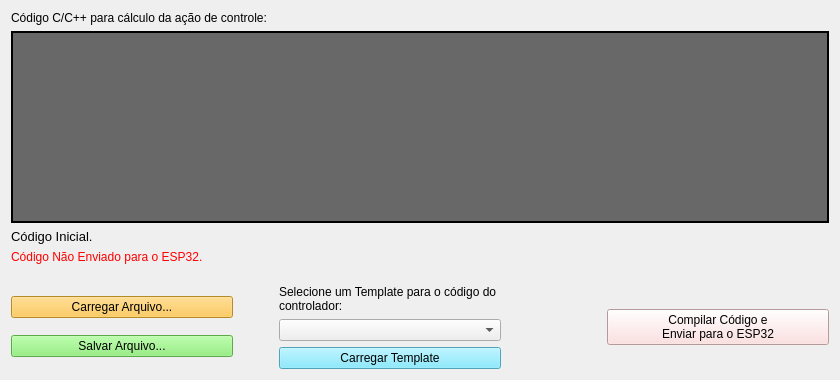
          <widget class="QWidget" name="tab_generic_controller">
           <attribute name="title">
            <string>Genérico</string>
           </attribute>
           <attribute name="toolTip">
            <string>Entre o código de um controlador genérico.</string>
           </attribute>
           <layout class="QVBoxLayout" name="verticalLayout_14">
            <item>
             <layout class="QVBoxLayout" name="verticalLayout_13">
              <item>
               <widget class="QLabel" name="label_3">
                <property name="text">
                 <string>Código C/C++ para cálculo da ação de controle:</string>
                </property>
               </widget>
              </item>
              <item>
               <widget class="QPlainTextEdit" name="plainTextEdit_ctrl_code">
                <property name="font">
                 <font>
                  <family>Ubuntu</family>
                  <pointsize>14</pointsize>
                  <italic>false</italic>
                  <kerning>true</kerning>
                  <fontweight>Medium</fontweight>
                 </font>
                </property>
                <property name="cursor" stdset="0">
                 <cursorShape>PointingHandCursor</cursorShape>
                </property>
                <property name="styleSheet">
                 <string notr="true">font: 500 14pt &quot;Ubuntu&quot;;
background-color: rgb(104, 104, 104);</string>
                </property>
                <property name="frameShape">
                 <enum>QFrame::Shape::WinPanel</enum>
                </property>
                <property name="frameShadow">
                 <enum>QFrame::Shadow::Plain</enum>
                </property>
                <property name="lineWidth">
                 <number>1</number>
                </property>
                <property name="midLineWidth">
                 <number>0</number>
                </property>
                <property name="plainText">
                 <string notr="true"/>
                </property>
               </widget>
              </item>
              <item>
               <widget class="QLabel" name="label_ctrl_code_file_status">
                <property name="font">
                 <font>
                  <family>Ubuntu</family>
                  <pointsize>10</pointsize>
                  <italic>false</italic>
                  <bold>false</bold>
                 </font>
                </property>
                <property name="text">
                 <string>Código Inicial.</string>
                </property>
                <property name="wordWrap">
                 <bool>false</bool>
                </property>
               </widget>
              </item>
              <item>
               <widget class="QLabel" name="label_ctrl_code_ESP32_status">
                <property name="styleSheet">
                 <string notr="true">color: rgb(255, 0, 0);</string>
                </property>
                <property name="text">
                 <string>Código Não Enviado para o ESP32.</string>
                </property>
               </widget>
              </item>
              <item>
               <spacer name="verticalSpacer">
                <property name="orientation">
                 <enum>Qt::Orientation::Vertical</enum>
                </property>
                <property name="sizeType">
                 <enum>QSizePolicy::Policy::Minimum</enum>
                </property>
                <property name="sizeHint" stdset="0">
                 <size>
                  <width>818</width>
                  <height>15</height>
                 </size>
                </property>
               </spacer>
              </item>
              <item>
               <layout class="QHBoxLayout" name="horizontalLayout_5">
                <item>
                 <layout class="QVBoxLayout" name="verticalLayout_7">
                  <item>
                   <widget class="QPushButton" name="pushButton_load_ctrl_code_file">
                    <property name="styleSheet">
                     <string notr="true">background-color: rgb(255, 194, 52);</string>
                    </property>
                    <property name="text">
                     <string>Carregar Arquivo...</string>
                    </property>
                   </widget>
                  </item>
                  <item>
                   <widget class="QPushButton" name="pushButton_save_ctrl_code_file">
                    <property name="styleSheet">
                     <string notr="true">background-color: rgb(128, 238, 104);</string>
                    </property>
                    <property name="text">
                     <string>Salvar Arquivo...</string>
                    </property>
                   </widget>
                  </item>
                 </layout>
                </item>
                <item>
                 <spacer name="horizontalSpacer">
                  <property name="orientation">
                   <enum>Qt::Orientation::Horizontal</enum>
                  </property>
                  <property name="sizeType">
                   <enum>QSizePolicy::Policy::Maximum</enum>
                  </property>
                  <property name="sizeHint" stdset="0">
                   <size>
                    <width>40</width>
                    <height>20</height>
                   </size>
                  </property>
                 </spacer>
                </item>
                <item>
                 <layout class="QVBoxLayout" name="verticalLayout_10">
                  <item>
                   <widget class="QLabel" name="label_4">
                    <property name="text">
                     <string>Selecione um Template para o código do controlador:</string>
                    </property>
                    <property name="wordWrap">
                     <bool>true</bool>
                    </property>
                   </widget>
                  </item>
                  <item>
                   <widget class="QComboBox" name="comboBox_ctrl_code">
                    <property name="currentIndex">
                     <number>-1</number>
                    </property>
                    <property name="maxVisibleItems">
                     <number>8</number>
                    </property>
                    <property name="placeholderText">
                     <string>Lei de Controle</string>
                    </property>
                    <property name="frame">
                     <bool>true</bool>
                    </property>
                    <property name="modelColumn">
                     <number>0</number>
                    </property>
                    <item>
                     <property name="text">
                      <string>Malha Aberta</string>
                     </property>
                    </item>
                    <item>
                     <property name="text">
                      <string>P</string>
                     </property>
                    </item>
                    <item>
                     <property name="text">
                      <string>PI</string>
                     </property>
                    </item>
                   </widget>
                  </item>
                  <item>
                   <widget class="QPushButton" name="pushButton_ctrl_code">
                    <property name="styleSheet">
                     <string notr="true">background-color: rgb(106, 230, 255);</string>
                    </property>
                    <property name="text">
                     <string>Carregar Template</string>
                    </property>
                    <property name="flat">
                     <bool>false</bool>
                    </property>
                   </widget>
                  </item>
                 </layout>
                </item>
                <item>
                 <spacer name="horizontalSpacer_4">
                  <property name="orientation">
                   <enum>Qt::Orientation::Horizontal</enum>
                  </property>
                  <property name="sizeType">
                   <enum>QSizePolicy::Policy::Maximum</enum>
                  </property>
                  <property name="sizeHint" stdset="0">
                   <size>
                    <width>100</width>
                    <height>20</height>
                   </size>
                  </property>
                 </spacer>
                </item>
                <item>
                 <widget class="QPushButton" name="pushButton_send_code_ESP32">
                  <property name="styleSheet">
                   <string notr="true">QPushButton:hover {
   color: red;
	font: 700 9pt &quot;Segoe UI&quot;;
}
QPushButton {
   background-color: rgb(255, 215, 215);
}</string>
                  </property>
                  <property name="text">
                   <string>Compilar Código e 
Enviar para o ESP32</string>
                  </property>
                  <property name="flat">
                   <bool>false</bool>
                  </property>
                 </widget>
                </item>
               </layout>
              </item>
             </layout>
            </item>
           </layout>
          </widget>
